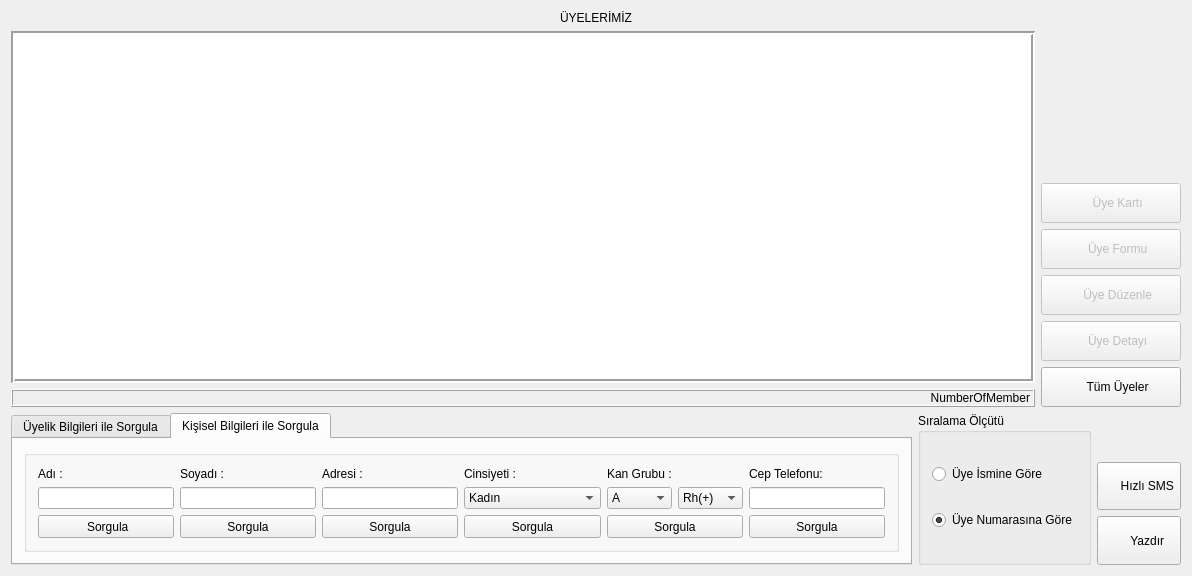
<?xml version="1.0" encoding="UTF-8"?>
<ui version="4.0">
 <class>MembersWindow</class>
 <widget class="QDialog" name="MembersWindow">
  <property name="geometry">
   <rect>
    <x>0</x>
    <y>0</y>
    <width>1192</width>
    <height>576</height>
   </rect>
  </property>
  <layout class="QVBoxLayout" name="verticalLayout_15" stretch="0,80,0">
   <item>
    <widget class="QLabel" name="labelMembers">
     <property name="text">
      <string>ÜYELERİMİZ</string>
     </property>
     <property name="alignment">
      <set>Qt::AlignCenter</set>
     </property>
    </widget>
   </item>
   <item>
    <layout class="QHBoxLayout" name="horizontalLayout_8" stretch="60,0">
     <item>
      <layout class="QVBoxLayout" name="verticalLayout_14">
       <item>
        <layout class="QVBoxLayout" name="verticalLayout_13">
         <item>
          <widget class="QTableView" name="tableView">
           <property name="frameShape">
            <enum>QFrame::Box</enum>
           </property>
           <property name="lineWidth">
            <number>2</number>
           </property>
           <property name="editTriggers">
            <set>QAbstractItemView::NoEditTriggers</set>
           </property>
           <property name="tabKeyNavigation">
            <bool>false</bool>
           </property>
           <property name="dragDropOverwriteMode">
            <bool>false</bool>
           </property>
           <property name="selectionMode">
            <enum>QAbstractItemView::SingleSelection</enum>
           </property>
           <property name="selectionBehavior">
            <enum>QAbstractItemView::SelectRows</enum>
           </property>
           <property name="cornerButtonEnabled">
            <bool>false</bool>
           </property>
           <attribute name="horizontalHeaderHighlightSections">
            <bool>false</bool>
           </attribute>
           <attribute name="horizontalHeaderStretchLastSection">
            <bool>true</bool>
           </attribute>
           <attribute name="verticalHeaderVisible">
            <bool>false</bool>
           </attribute>
          </widget>
         </item>
         <item>
          <widget class="QLabel" name="labelMemberCount">
           <property name="frameShape">
            <enum>QFrame::Box</enum>
           </property>
           <property name="frameShadow">
            <enum>QFrame::Raised</enum>
           </property>
           <property name="text">
            <string>NumberOfMember</string>
           </property>
           <property name="alignment">
            <set>Qt::AlignRight|Qt::AlignTrailing|Qt::AlignVCenter</set>
           </property>
          </widget>
         </item>
        </layout>
       </item>
      </layout>
     </item>
     <item>
      <layout class="QVBoxLayout" name="verticalLayout_12">
       <item>
        <layout class="QHBoxLayout" name="horizontalLayout_7" stretch="0">
         <property name="sizeConstraint">
          <enum>QLayout::SetNoConstraint</enum>
         </property>
         <item>
          <widget class="QLabel" name="labelMemberPhoto">
           <property name="enabled">
            <bool>true</bool>
           </property>
           <property name="sizePolicy">
            <sizepolicy hsizetype="Fixed" vsizetype="Fixed">
             <horstretch>0</horstretch>
             <verstretch>0</verstretch>
            </sizepolicy>
           </property>
           <property name="minimumSize">
            <size>
             <width>100</width>
             <height>120</height>
            </size>
           </property>
           <property name="maximumSize">
            <size>
             <width>100</width>
             <height>120</height>
            </size>
           </property>
           <property name="text">
            <string/>
           </property>
           <property name="scaledContents">
            <bool>true</bool>
           </property>
           <property name="alignment">
            <set>Qt::AlignCenter</set>
           </property>
          </widget>
         </item>
        </layout>
       </item>
       <item>
        <spacer name="verticalSpacer">
         <property name="orientation">
          <enum>Qt::Vertical</enum>
         </property>
         <property name="sizeHint" stdset="0">
          <size>
           <width>20</width>
           <height>40</height>
          </size>
         </property>
        </spacer>
       </item>
       <item>
        <widget class="QToolButton" name="toolButtonMemberCard">
         <property name="enabled">
          <bool>false</bool>
         </property>
         <property name="sizePolicy">
          <sizepolicy hsizetype="Fixed" vsizetype="Fixed">
           <horstretch>0</horstretch>
           <verstretch>0</verstretch>
          </sizepolicy>
         </property>
         <property name="minimumSize">
          <size>
           <width>140</width>
           <height>40</height>
          </size>
         </property>
         <property name="maximumSize">
          <size>
           <width>140</width>
           <height>40</height>
          </size>
         </property>
         <property name="layoutDirection">
          <enum>Qt::RightToLeft</enum>
         </property>
         <property name="text">
          <string>    Üye Kartı</string>
         </property>
         <property name="icon">
          <iconset resource="../Resources/bys.qrc">
           <normaloff>:/Fotos/play.png</normaloff>:/Fotos/play.png</iconset>
         </property>
         <property name="iconSize">
          <size>
           <width>32</width>
           <height>32</height>
          </size>
         </property>
         <property name="toolButtonStyle">
          <enum>Qt::ToolButtonTextBesideIcon</enum>
         </property>
        </widget>
       </item>
       <item>
        <widget class="QToolButton" name="toolButtonMemberForm">
         <property name="enabled">
          <bool>false</bool>
         </property>
         <property name="sizePolicy">
          <sizepolicy hsizetype="Fixed" vsizetype="Fixed">
           <horstretch>0</horstretch>
           <verstretch>0</verstretch>
          </sizepolicy>
         </property>
         <property name="minimumSize">
          <size>
           <width>140</width>
           <height>40</height>
          </size>
         </property>
         <property name="maximumSize">
          <size>
           <width>140</width>
           <height>40</height>
          </size>
         </property>
         <property name="layoutDirection">
          <enum>Qt::RightToLeft</enum>
         </property>
         <property name="text">
          <string>    Üye Formu</string>
         </property>
         <property name="icon">
          <iconset resource="../Resources/bys.qrc">
           <normaloff>:/Fotos/play.png</normaloff>:/Fotos/play.png</iconset>
         </property>
         <property name="iconSize">
          <size>
           <width>32</width>
           <height>32</height>
          </size>
         </property>
         <property name="toolButtonStyle">
          <enum>Qt::ToolButtonTextBesideIcon</enum>
         </property>
        </widget>
       </item>
       <item>
        <widget class="QToolButton" name="toolButtonUpdate">
         <property name="enabled">
          <bool>false</bool>
         </property>
         <property name="sizePolicy">
          <sizepolicy hsizetype="Fixed" vsizetype="Fixed">
           <horstretch>0</horstretch>
           <verstretch>0</verstretch>
          </sizepolicy>
         </property>
         <property name="minimumSize">
          <size>
           <width>140</width>
           <height>40</height>
          </size>
         </property>
         <property name="maximumSize">
          <size>
           <width>140</width>
           <height>40</height>
          </size>
         </property>
         <property name="layoutDirection">
          <enum>Qt::RightToLeft</enum>
         </property>
         <property name="text">
          <string>    Üye Düzenle</string>
         </property>
         <property name="icon">
          <iconset resource="../Resources/bys.qrc">
           <normaloff>:/Fotos/play.png</normaloff>:/Fotos/play.png</iconset>
         </property>
         <property name="iconSize">
          <size>
           <width>32</width>
           <height>32</height>
          </size>
         </property>
         <property name="toolButtonStyle">
          <enum>Qt::ToolButtonTextBesideIcon</enum>
         </property>
        </widget>
       </item>
       <item>
        <widget class="QToolButton" name="toolButtonView">
         <property name="enabled">
          <bool>false</bool>
         </property>
         <property name="sizePolicy">
          <sizepolicy hsizetype="Fixed" vsizetype="Fixed">
           <horstretch>0</horstretch>
           <verstretch>0</verstretch>
          </sizepolicy>
         </property>
         <property name="minimumSize">
          <size>
           <width>140</width>
           <height>40</height>
          </size>
         </property>
         <property name="maximumSize">
          <size>
           <width>140</width>
           <height>40</height>
          </size>
         </property>
         <property name="layoutDirection">
          <enum>Qt::RightToLeft</enum>
         </property>
         <property name="text">
          <string>    Üye Detayı</string>
         </property>
         <property name="icon">
          <iconset resource="../Resources/bys.qrc">
           <normaloff>:/Fotos/play.png</normaloff>:/Fotos/play.png</iconset>
         </property>
         <property name="iconSize">
          <size>
           <width>32</width>
           <height>32</height>
          </size>
         </property>
         <property name="toolButtonStyle">
          <enum>Qt::ToolButtonTextBesideIcon</enum>
         </property>
        </widget>
       </item>
       <item>
        <widget class="QToolButton" name="toolButtonShowAll">
         <property name="sizePolicy">
          <sizepolicy hsizetype="Fixed" vsizetype="Fixed">
           <horstretch>0</horstretch>
           <verstretch>0</verstretch>
          </sizepolicy>
         </property>
         <property name="minimumSize">
          <size>
           <width>140</width>
           <height>40</height>
          </size>
         </property>
         <property name="maximumSize">
          <size>
           <width>140</width>
           <height>40</height>
          </size>
         </property>
         <property name="layoutDirection">
          <enum>Qt::RightToLeft</enum>
         </property>
         <property name="text">
          <string>    Tüm Üyeler</string>
         </property>
         <property name="icon">
          <iconset resource="../Resources/bys.qrc">
           <normaloff>:/Fotos/play.png</normaloff>:/Fotos/play.png</iconset>
         </property>
         <property name="iconSize">
          <size>
           <width>32</width>
           <height>32</height>
          </size>
         </property>
         <property name="toolButtonStyle">
          <enum>Qt::ToolButtonTextBesideIcon</enum>
         </property>
        </widget>
       </item>
      </layout>
     </item>
    </layout>
   </item>
   <item>
    <layout class="QHBoxLayout" name="horizontalLayout_3" stretch="10,0,0">
     <item>
      <widget class="QTabWidget" name="tabWidget">
       <property name="currentIndex">
        <number>1</number>
       </property>
       <widget class="QWidget" name="tab_3">
        <attribute name="title">
         <string>Üyelik Bilgileri ile Sorgula</string>
        </attribute>
        <layout class="QHBoxLayout" name="horizontalLayout_5">
         <item>
          <widget class="QGroupBox" name="groupBox">
           <property name="title">
            <string/>
           </property>
           <layout class="QHBoxLayout" name="horizontalLayout_2">
            <item>
             <layout class="QVBoxLayout" name="verticalLayout_9">
              <item>
               <widget class="QLabel" name="label_33">
                <property name="text">
                 <string>Üye No :</string>
                </property>
               </widget>
              </item>
              <item>
               <widget class="QLineEdit" name="lineEditQueryMemberId">
                <property name="inputMethodHints">
                 <set>Qt::ImhDigitsOnly</set>
                </property>
                <property name="clearButtonEnabled">
                 <bool>true</bool>
                </property>
               </widget>
              </item>
              <item>
               <widget class="QToolButton" name="toolButtonQueryMemberID">
                <property name="sizePolicy">
                 <sizepolicy hsizetype="MinimumExpanding" vsizetype="MinimumExpanding">
                  <horstretch>0</horstretch>
                  <verstretch>0</verstretch>
                 </sizepolicy>
                </property>
                <property name="text">
                 <string>Sorgula</string>
                </property>
                <property name="icon">
                 <iconset resource="../Resources/bys.qrc">
                  <normaloff>:/Fotos/search_business_user.png</normaloff>:/Fotos/search_business_user.png</iconset>
                </property>
                <property name="iconSize">
                 <size>
                  <width>32</width>
                  <height>32</height>
                 </size>
                </property>
                <property name="toolButtonStyle">
                 <enum>Qt::ToolButtonTextBesideIcon</enum>
                </property>
               </widget>
              </item>
             </layout>
            </item>
            <item>
             <layout class="QVBoxLayout" name="verticalLayout_10">
              <item>
               <widget class="QLabel" name="label_38">
                <property name="text">
                 <string>Üye Tipi : </string>
                </property>
               </widget>
              </item>
              <item>
               <widget class="QComboBox" name="comboBoxQueryMemberType">
                <item>
                 <property name="text">
                  <string>Asli</string>
                 </property>
                </item>
                <item>
                 <property name="text">
                  <string>Fahri</string>
                 </property>
                </item>
               </widget>
              </item>
              <item>
               <widget class="QToolButton" name="toolButtonQueryMemberType">
                <property name="sizePolicy">
                 <sizepolicy hsizetype="MinimumExpanding" vsizetype="MinimumExpanding">
                  <horstretch>0</horstretch>
                  <verstretch>0</verstretch>
                 </sizepolicy>
                </property>
                <property name="text">
                 <string>Sorgula</string>
                </property>
                <property name="icon">
                 <iconset resource="../Resources/bys.qrc">
                  <normaloff>:/Fotos/search_business_user.png</normaloff>:/Fotos/search_business_user.png</iconset>
                </property>
                <property name="iconSize">
                 <size>
                  <width>32</width>
                  <height>32</height>
                 </size>
                </property>
                <property name="toolButtonStyle">
                 <enum>Qt::ToolButtonTextBesideIcon</enum>
                </property>
               </widget>
              </item>
             </layout>
            </item>
            <item>
             <layout class="QVBoxLayout" name="verticalLayout_11">
              <item>
               <widget class="QLabel" name="label_39">
                <property name="text">
                 <string>Üyelik Durumu : </string>
                </property>
               </widget>
              </item>
              <item>
               <widget class="QComboBox" name="comboBoxQueryMemberStatus">
                <item>
                 <property name="text">
                  <string>Aktif</string>
                 </property>
                </item>
                <item>
                 <property name="text">
                  <string>Pasif</string>
                 </property>
                </item>
               </widget>
              </item>
              <item>
               <widget class="QToolButton" name="toolButtonQueryMemberStatus">
                <property name="sizePolicy">
                 <sizepolicy hsizetype="MinimumExpanding" vsizetype="MinimumExpanding">
                  <horstretch>0</horstretch>
                  <verstretch>0</verstretch>
                 </sizepolicy>
                </property>
                <property name="text">
                 <string>Sorgula</string>
                </property>
                <property name="icon">
                 <iconset resource="../Resources/bys.qrc">
                  <normaloff>:/Fotos/search_business_user.png</normaloff>:/Fotos/search_business_user.png</iconset>
                </property>
                <property name="iconSize">
                 <size>
                  <width>32</width>
                  <height>32</height>
                 </size>
                </property>
                <property name="toolButtonStyle">
                 <enum>Qt::ToolButtonTextBesideIcon</enum>
                </property>
               </widget>
              </item>
             </layout>
            </item>
            <item>
             <layout class="QVBoxLayout" name="verticalLayout_7">
              <item>
               <widget class="QLabel" name="label_30">
                <property name="text">
                 <string>Derecesi :</string>
                </property>
                <property name="alignment">
                 <set>Qt::AlignBottom|Qt::AlignLeading|Qt::AlignLeft</set>
                </property>
               </widget>
              </item>
              <item>
               <widget class="QComboBox" name="comboBoxQueryEducationLevel">
                <item>
                 <property name="text">
                  <string>İlkokul</string>
                 </property>
                </item>
                <item>
                 <property name="text">
                  <string>Ortaokul</string>
                 </property>
                </item>
                <item>
                 <property name="text">
                  <string>Lise</string>
                 </property>
                </item>
                <item>
                 <property name="text">
                  <string>Önlisans</string>
                 </property>
                </item>
                <item>
                 <property name="text">
                  <string>Lisans</string>
                 </property>
                </item>
                <item>
                 <property name="text">
                  <string>Lisansüstü</string>
                 </property>
                </item>
                <item>
                 <property name="text">
                  <string>Doktora</string>
                 </property>
                </item>
               </widget>
              </item>
              <item>
               <widget class="QToolButton" name="toolButtonQueryEducationLevel">
                <property name="sizePolicy">
                 <sizepolicy hsizetype="MinimumExpanding" vsizetype="MinimumExpanding">
                  <horstretch>0</horstretch>
                  <verstretch>0</verstretch>
                 </sizepolicy>
                </property>
                <property name="text">
                 <string>Sorgula</string>
                </property>
                <property name="icon">
                 <iconset resource="../Resources/bys.qrc">
                  <normaloff>:/Fotos/search_business_user.png</normaloff>:/Fotos/search_business_user.png</iconset>
                </property>
                <property name="iconSize">
                 <size>
                  <width>32</width>
                  <height>32</height>
                 </size>
                </property>
                <property name="toolButtonStyle">
                 <enum>Qt::ToolButtonTextBesideIcon</enum>
                </property>
               </widget>
              </item>
             </layout>
            </item>
            <item>
             <layout class="QVBoxLayout" name="verticalLayout_8">
              <item>
               <widget class="QLabel" name="label_29">
                <property name="text">
                 <string>Eğitim Durumu :</string>
                </property>
                <property name="alignment">
                 <set>Qt::AlignBottom|Qt::AlignLeading|Qt::AlignLeft</set>
                </property>
               </widget>
              </item>
              <item>
               <widget class="QComboBox" name="comboBoxQueryEducationStatus">
                <item>
                 <property name="text">
                  <string>Mezun</string>
                 </property>
                </item>
                <item>
                 <property name="text">
                  <string>Öğrenci</string>
                 </property>
                </item>
                <item>
                 <property name="text">
                  <string>Terk</string>
                 </property>
                </item>
               </widget>
              </item>
              <item>
               <widget class="QToolButton" name="toolButtonQueryEducationStatus">
                <property name="sizePolicy">
                 <sizepolicy hsizetype="MinimumExpanding" vsizetype="MinimumExpanding">
                  <horstretch>0</horstretch>
                  <verstretch>0</verstretch>
                 </sizepolicy>
                </property>
                <property name="text">
                 <string>Sorgula</string>
                </property>
                <property name="icon">
                 <iconset resource="../Resources/bys.qrc">
                  <normaloff>:/Fotos/search_business_user.png</normaloff>:/Fotos/search_business_user.png</iconset>
                </property>
                <property name="iconSize">
                 <size>
                  <width>32</width>
                  <height>32</height>
                 </size>
                </property>
                <property name="toolButtonStyle">
                 <enum>Qt::ToolButtonTextBesideIcon</enum>
                </property>
               </widget>
              </item>
             </layout>
            </item>
           </layout>
          </widget>
         </item>
        </layout>
       </widget>
       <widget class="QWidget" name="tab">
        <attribute name="title">
         <string>Kişisel Bilgileri ile Sorgula</string>
        </attribute>
        <layout class="QHBoxLayout" name="horizontalLayout_6">
         <item>
          <widget class="QGroupBox" name="groupBox_9">
           <property name="title">
            <string/>
           </property>
           <layout class="QHBoxLayout" name="horizontalLayout_4">
            <item>
             <layout class="QVBoxLayout" name="verticalLayout_4">
              <item>
               <widget class="QLabel" name="label_13">
                <property name="text">
                 <string>Adı :</string>
                </property>
               </widget>
              </item>
              <item>
               <widget class="QLineEdit" name="lineEditQueryName">
                <property name="clearButtonEnabled">
                 <bool>true</bool>
                </property>
               </widget>
              </item>
              <item>
               <widget class="QToolButton" name="toolButtonQueryWithName">
                <property name="sizePolicy">
                 <sizepolicy hsizetype="MinimumExpanding" vsizetype="MinimumExpanding">
                  <horstretch>0</horstretch>
                  <verstretch>0</verstretch>
                 </sizepolicy>
                </property>
                <property name="text">
                 <string> Sorgula</string>
                </property>
                <property name="icon">
                 <iconset resource="../Resources/bys.qrc">
                  <normaloff>:/Fotos/search_business_user.png</normaloff>:/Fotos/search_business_user.png</iconset>
                </property>
                <property name="iconSize">
                 <size>
                  <width>32</width>
                  <height>32</height>
                 </size>
                </property>
                <property name="toolButtonStyle">
                 <enum>Qt::ToolButtonTextBesideIcon</enum>
                </property>
               </widget>
              </item>
             </layout>
            </item>
            <item>
             <layout class="QVBoxLayout" name="verticalLayout_5">
              <item>
               <widget class="QLabel" name="label_28">
                <property name="text">
                 <string>Soyadı :</string>
                </property>
               </widget>
              </item>
              <item>
               <widget class="QLineEdit" name="lineEditQuerySurname">
                <property name="clearButtonEnabled">
                 <bool>true</bool>
                </property>
               </widget>
              </item>
              <item>
               <widget class="QToolButton" name="toolButtonQueryWithSurname">
                <property name="sizePolicy">
                 <sizepolicy hsizetype="MinimumExpanding" vsizetype="MinimumExpanding">
                  <horstretch>0</horstretch>
                  <verstretch>0</verstretch>
                 </sizepolicy>
                </property>
                <property name="text">
                 <string>Sorgula</string>
                </property>
                <property name="icon">
                 <iconset resource="../Resources/bys.qrc">
                  <normaloff>:/Fotos/search_business_user.png</normaloff>:/Fotos/search_business_user.png</iconset>
                </property>
                <property name="iconSize">
                 <size>
                  <width>32</width>
                  <height>32</height>
                 </size>
                </property>
                <property name="toolButtonStyle">
                 <enum>Qt::ToolButtonTextBesideIcon</enum>
                </property>
               </widget>
              </item>
             </layout>
            </item>
            <item>
             <layout class="QVBoxLayout" name="verticalLayout_16">
              <item>
               <widget class="QLabel" name="label_31">
                <property name="text">
                 <string>Adresi :</string>
                </property>
               </widget>
              </item>
              <item>
               <widget class="QLineEdit" name="lineEditQueryAdres">
                <property name="clearButtonEnabled">
                 <bool>true</bool>
                </property>
               </widget>
              </item>
              <item>
               <widget class="QToolButton" name="toolButtonQueryAdres">
                <property name="sizePolicy">
                 <sizepolicy hsizetype="MinimumExpanding" vsizetype="MinimumExpanding">
                  <horstretch>0</horstretch>
                  <verstretch>0</verstretch>
                 </sizepolicy>
                </property>
                <property name="text">
                 <string>Sorgula</string>
                </property>
                <property name="icon">
                 <iconset resource="../Resources/bys.qrc">
                  <normaloff>:/Fotos/search_business_user.png</normaloff>:/Fotos/search_business_user.png</iconset>
                </property>
                <property name="iconSize">
                 <size>
                  <width>32</width>
                  <height>32</height>
                 </size>
                </property>
                <property name="toolButtonStyle">
                 <enum>Qt::ToolButtonTextBesideIcon</enum>
                </property>
               </widget>
              </item>
             </layout>
            </item>
            <item>
             <layout class="QVBoxLayout" name="verticalLayout">
              <item>
               <widget class="QLabel" name="label_35">
                <property name="text">
                 <string>Cinsiyeti :</string>
                </property>
               </widget>
              </item>
              <item>
               <widget class="QComboBox" name="comboBoxQuerySex">
                <item>
                 <property name="text">
                  <string>Kadın</string>
                 </property>
                </item>
                <item>
                 <property name="text">
                  <string>Erkek</string>
                 </property>
                </item>
               </widget>
              </item>
              <item>
               <widget class="QToolButton" name="toolButtonQueryWithSex">
                <property name="sizePolicy">
                 <sizepolicy hsizetype="MinimumExpanding" vsizetype="MinimumExpanding">
                  <horstretch>0</horstretch>
                  <verstretch>0</verstretch>
                 </sizepolicy>
                </property>
                <property name="text">
                 <string>Sorgula</string>
                </property>
                <property name="icon">
                 <iconset resource="../Resources/bys.qrc">
                  <normaloff>:/Fotos/search_business_user.png</normaloff>:/Fotos/search_business_user.png</iconset>
                </property>
                <property name="iconSize">
                 <size>
                  <width>32</width>
                  <height>32</height>
                 </size>
                </property>
                <property name="toolButtonStyle">
                 <enum>Qt::ToolButtonTextBesideIcon</enum>
                </property>
               </widget>
              </item>
             </layout>
            </item>
            <item>
             <layout class="QVBoxLayout" name="verticalLayout_2">
              <item>
               <widget class="QLabel" name="label_32">
                <property name="text">
                 <string>Kan Grubu :</string>
                </property>
               </widget>
              </item>
              <item>
               <layout class="QHBoxLayout" name="horizontalLayout">
                <item>
                 <widget class="QComboBox" name="comboBoxQueryBlood">
                  <item>
                   <property name="text">
                    <string>A</string>
                   </property>
                  </item>
                  <item>
                   <property name="text">
                    <string>B</string>
                   </property>
                  </item>
                  <item>
                   <property name="text">
                    <string>AB</string>
                   </property>
                  </item>
                  <item>
                   <property name="text">
                    <string>0</string>
                   </property>
                  </item>
                 </widget>
                </item>
                <item>
                 <widget class="QComboBox" name="comboBoxQueryBloodRh">
                  <item>
                   <property name="text">
                    <string>Rh(+)</string>
                   </property>
                  </item>
                  <item>
                   <property name="text">
                    <string>Rh(-)</string>
                   </property>
                  </item>
                 </widget>
                </item>
               </layout>
              </item>
              <item>
               <widget class="QToolButton" name="toolButtonQueryWithBlood">
                <property name="sizePolicy">
                 <sizepolicy hsizetype="MinimumExpanding" vsizetype="MinimumExpanding">
                  <horstretch>0</horstretch>
                  <verstretch>0</verstretch>
                 </sizepolicy>
                </property>
                <property name="text">
                 <string>Sorgula</string>
                </property>
                <property name="icon">
                 <iconset resource="../Resources/bys.qrc">
                  <normaloff>:/Fotos/search_business_user.png</normaloff>:/Fotos/search_business_user.png</iconset>
                </property>
                <property name="iconSize">
                 <size>
                  <width>32</width>
                  <height>32</height>
                 </size>
                </property>
                <property name="toolButtonStyle">
                 <enum>Qt::ToolButtonTextBesideIcon</enum>
                </property>
               </widget>
              </item>
             </layout>
            </item>
            <item>
             <layout class="QVBoxLayout" name="verticalLayout_3">
              <item>
               <widget class="QLabel" name="label_34">
                <property name="text">
                 <string>Cep Telefonu:</string>
                </property>
               </widget>
              </item>
              <item>
               <widget class="QLineEdit" name="lineEditQueryCellPhone">
                <property name="clearButtonEnabled">
                 <bool>true</bool>
                </property>
               </widget>
              </item>
              <item>
               <widget class="QToolButton" name="toolButtonQueryWithCellPhone">
                <property name="sizePolicy">
                 <sizepolicy hsizetype="MinimumExpanding" vsizetype="MinimumExpanding">
                  <horstretch>0</horstretch>
                  <verstretch>0</verstretch>
                 </sizepolicy>
                </property>
                <property name="text">
                 <string>Sorgula</string>
                </property>
                <property name="icon">
                 <iconset resource="../Resources/bys.qrc">
                  <normaloff>:/Fotos/search_business_user.png</normaloff>:/Fotos/search_business_user.png</iconset>
                </property>
                <property name="iconSize">
                 <size>
                  <width>32</width>
                  <height>32</height>
                 </size>
                </property>
                <property name="toolButtonStyle">
                 <enum>Qt::ToolButtonTextBesideIcon</enum>
                </property>
               </widget>
              </item>
             </layout>
            </item>
           </layout>
          </widget>
         </item>
        </layout>
       </widget>
      </widget>
     </item>
     <item>
      <widget class="QGroupBox" name="groupBox_2">
       <property name="title">
        <string>Sıralama Ölçütü</string>
       </property>
       <layout class="QVBoxLayout" name="verticalLayout_17">
        <item>
         <widget class="QRadioButton" name="radioButtonName">
          <property name="text">
           <string>Üye İsmine Göre</string>
          </property>
         </widget>
        </item>
        <item>
         <widget class="QRadioButton" name="radioButtonNo">
          <property name="text">
           <string>Üye Numarasına Göre</string>
          </property>
          <property name="checked">
           <bool>true</bool>
          </property>
         </widget>
        </item>
       </layout>
      </widget>
     </item>
     <item>
      <layout class="QVBoxLayout" name="verticalLayout_6">
       <item>
        <spacer name="verticalSpacer_2">
         <property name="orientation">
          <enum>Qt::Vertical</enum>
         </property>
         <property name="sizeHint" stdset="0">
          <size>
           <width>20</width>
           <height>40</height>
          </size>
         </property>
        </spacer>
       </item>
       <item>
        <widget class="QToolButton" name="toolButtonSendSMS">
         <property name="sizePolicy">
          <sizepolicy hsizetype="MinimumExpanding" vsizetype="MinimumExpanding">
           <horstretch>0</horstretch>
           <verstretch>0</verstretch>
          </sizepolicy>
         </property>
         <property name="layoutDirection">
          <enum>Qt::RightToLeft</enum>
         </property>
         <property name="text">
          <string>     Hızlı SMS</string>
         </property>
         <property name="icon">
          <iconset resource="../Resources/bys.qrc">
           <normaloff>:/Fotos/Phone.png</normaloff>:/Fotos/Phone.png</iconset>
         </property>
         <property name="iconSize">
          <size>
           <width>32</width>
           <height>32</height>
          </size>
         </property>
         <property name="toolButtonStyle">
          <enum>Qt::ToolButtonTextBesideIcon</enum>
         </property>
        </widget>
       </item>
       <item>
        <widget class="QToolButton" name="toolButtonExportPDF">
         <property name="sizePolicy">
          <sizepolicy hsizetype="MinimumExpanding" vsizetype="MinimumExpanding">
           <horstretch>0</horstretch>
           <verstretch>0</verstretch>
          </sizepolicy>
         </property>
         <property name="layoutDirection">
          <enum>Qt::RightToLeft</enum>
         </property>
         <property name="text">
          <string>     Yazdır</string>
         </property>
         <property name="icon">
          <iconset resource="../Resources/bys.qrc">
           <normaloff>:/Fotos/PDF.ico</normaloff>:/Fotos/PDF.ico</iconset>
         </property>
         <property name="iconSize">
          <size>
           <width>32</width>
           <height>32</height>
          </size>
         </property>
         <property name="toolButtonStyle">
          <enum>Qt::ToolButtonTextBesideIcon</enum>
         </property>
        </widget>
       </item>
      </layout>
     </item>
    </layout>
   </item>
  </layout>
 </widget>
 <layoutdefault spacing="6" margin="11"/>
 <resources>
  <include location="../Resources/bys.qrc"/>
 </resources>
 <connections/>
</ui>
